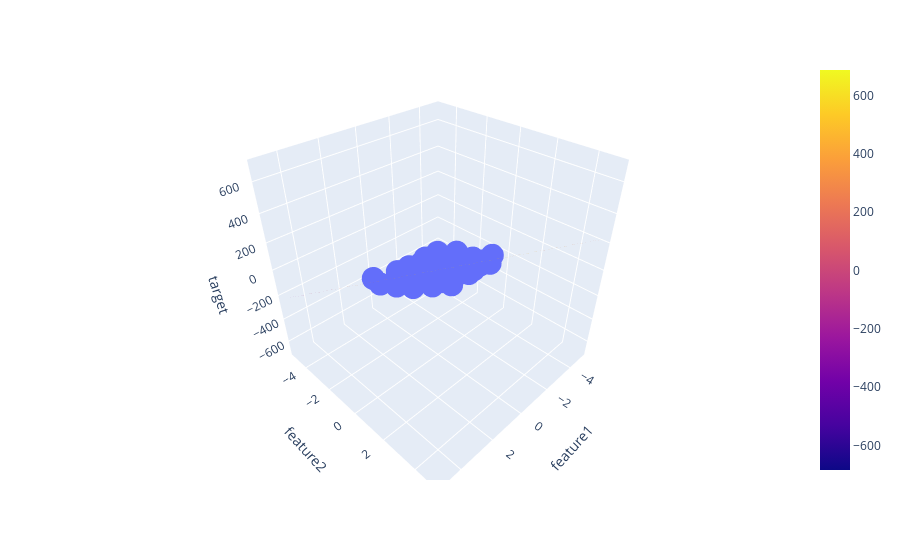

The code cell stored with this chart in its notebook:
### Code cell
fig = px.scatter_3d(df, x='feature1', y='feature2', z='target')

fig.add_trace(go.Surface(x = x, y = y, z = z ))

fig.show()
